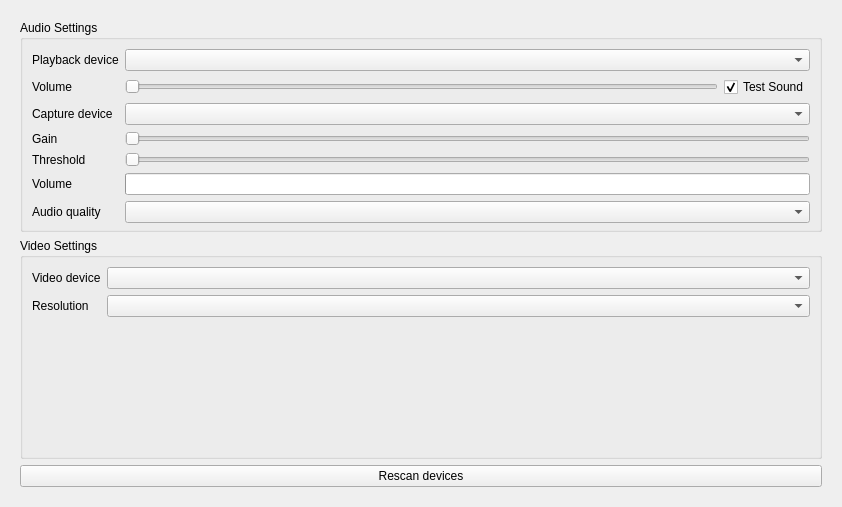
<?xml version="1.0" encoding="UTF-8"?>
<ui version="4.0">
 <class>AVForm</class>
 <widget class="QWidget" name="AVForm">
  <property name="geometry">
   <rect>
    <x>0</x>
    <y>0</y>
    <width>842</width>
    <height>507</height>
   </rect>
  </property>
  <property name="windowTitle">
   <string notr="true">Form</string>
  </property>
  <layout class="QVBoxLayout" name="verticalLayout_2">
   <item>
    <widget class="VerticalOnlyScroller" name="scrollArea">
     <property name="autoFillBackground">
      <bool>true</bool>
     </property>
     <property name="frameShape">
      <enum>QFrame::NoFrame</enum>
     </property>
     <property name="widgetResizable">
      <bool>true</bool>
     </property>
     <widget class="QWidget" name="scrollAreaWidgetContents">
      <property name="geometry">
       <rect>
        <x>0</x>
        <y>0</y>
        <width>830</width>
        <height>495</height>
       </rect>
      </property>
      <layout class="QVBoxLayout" name="verticalLayout_5">
       <item>
        <widget class="QGroupBox" name="audioGroup">
         <property name="title">
          <string>Audio Settings</string>
         </property>
         <layout class="QGridLayout" name="gridLayout_3">
          <property name="bottomMargin">
           <number>6</number>
          </property>
          <item row="2" column="0">
           <widget class="QLabel" name="inDevLabel">
            <property name="text">
             <string>Capture device</string>
            </property>
           </widget>
          </item>
          <item row="1" column="2">
           <widget class="QCheckBox" name="cbEnableTestSound">
            <property name="text">
             <string>Test Sound</string>
            </property>
            <property name="checked">
             <bool>true</bool>
            </property>
           </widget>
          </item>
          <item row="1" column="1">
           <widget class="QSlider" name="playbackSlider">
            <property name="toolTip">
             <string>Use slider to set the volume of your speakers.</string>
            </property>
            <property name="maximum">
             <number>100</number>
            </property>
            <property name="orientation">
             <enum>Qt::Horizontal</enum>
            </property>
           </widget>
          </item>
          <item row="2" column="1" colspan="2">
           <widget class="QComboBox" name="inDevCombobox"/>
          </item>
          <item row="0" column="1" colspan="2">
           <widget class="QComboBox" name="outDevCombobox"/>
          </item>
          <item row="1" column="0">
           <widget class="QLabel" name="playbackLabel">
            <property name="text">
             <string>Volume</string>
            </property>
           </widget>
          </item>
          <item row="3" column="0">
           <widget class="QLabel" name="microphoneLabel">
            <property name="text">
             <string>Gain</string>
            </property>
           </widget>
          </item>
          <item row="3" column="1" colspan="2">
           <widget class="QSlider" name="microphoneSlider">
            <property name="orientation">
             <enum>Qt::Horizontal</enum>
            </property>
           </widget>
          </item>
          <item row="4" column="0">
           <widget class="QLabel" name="audioThresholdLabel">
            <property name="text">
             <string>Threshold</string>
            </property>
           </widget>
          </item>
          <item row="4" column="1" colspan="2">
           <widget class="QSlider" name="audioThresholdSlider">
            <property name="orientation">
             <enum>Qt::Horizontal</enum>
            </property>
           </widget>
          </item>
          <item row="5" column="0">
           <widget class="QLabel" name="volumeDisplayLabel">
            <property name="text">
             <string>Volume</string>
            </property>
           </widget>
          </item>
          <item row="5" column="1" colspan="2">
           <widget class="QProgressBar" name="volumeDisplay">
            <property name="textVisible">
             <bool>false</bool>
            </property>
            <property name="orientation">
             <enum>Qt::Horizontal</enum>
            </property>
           </widget>
          </item>
          <item row="0" column="0">
           <widget class="QLabel" name="outDevLabel">
            <property name="text">
             <string>Playback device</string>
            </property>
           </widget>
          </item>
          <item row="6" column="0">
           <widget class="QLabel" name="audioQualityLabel">
            <property name="text">
             <string>Audio quality</string>
            </property>
           </widget>
          </item>
          <item row="6" column="1" colspan="2">
           <widget class="QComboBox" name="audioQualityComboBox">
            <property name="sizePolicy">
             <sizepolicy hsizetype="Expanding" vsizetype="Fixed">
              <horstretch>0</horstretch>
              <verstretch>0</verstretch>
             </sizepolicy>
            </property>
            <property name="toolTip">
             <string>Transmitted audio quality. Lower this setting if your bandwidth is not high enough or if you want to reduce bandwidth usage.</string>
            </property>
           </widget>
          </item>
         </layout>
        </widget>
       </item>
       <item>
        <widget class="QGroupBox" name="videoGroup">
         <property name="title">
          <string>Video Settings</string>
         </property>
         <layout class="QVBoxLayout" name="verticalLayout">
          <item>
           <layout class="QGridLayout" name="gridLayout_2">
            <item row="0" column="0">
             <widget class="QLabel" name="videoDevLabel">
              <property name="text">
               <string>Video device</string>
              </property>
             </widget>
            </item>
            <item row="1" column="0">
             <widget class="QLabel" name="resolutionLabel">
              <property name="toolTip">
               <string>Set resolution of your camera.
The higher values, the better video quality your friends may get.
Note though that with better video quality there is needed better internet connection.
Sometimes your connection may not be good enough to handle higher video quality,
which may lead to problems with video calls.</string>
              </property>
              <property name="text">
               <string>Resolution</string>
              </property>
             </widget>
            </item>
            <item row="1" column="1">
             <widget class="QComboBox" name="videoModesComboBox">
              <property name="sizePolicy">
               <sizepolicy hsizetype="Expanding" vsizetype="Fixed">
                <horstretch>0</horstretch>
                <verstretch>0</verstretch>
               </sizepolicy>
              </property>
              <property name="toolTip">
               <string>Set resolution of your camera.
The higher values, the better video quality your friends may get.
Note that with better video quality, you use more bandwidth.
Sometimes your connection may not be good enough to handle higher video quality,
which may lead to problems with video calls.</string>
              </property>
             </widget>
            </item>
            <item row="0" column="1">
             <widget class="QComboBox" name="videoDevCombobox"/>
            </item>
           </layout>
          </item>
          <item>
           <widget class="QFrame" name="CamFrame">
            <property name="sizePolicy">
             <sizepolicy hsizetype="MinimumExpanding" vsizetype="MinimumExpanding">
              <horstretch>1</horstretch>
              <verstretch>150</verstretch>
             </sizepolicy>
            </property>
            <property name="frameShape">
             <enum>QFrame::NoFrame</enum>
            </property>
            <property name="frameShadow">
             <enum>QFrame::Raised</enum>
            </property>
            <layout class="QGridLayout" name="gridLayout"/>
           </widget>
          </item>
         </layout>
        </widget>
       </item>
       <item>
        <widget class="QPushButton" name="rescanButton">
         <property name="text">
          <string>Rescan devices</string>
         </property>
        </widget>
       </item>
      </layout>
     </widget>
    </widget>
   </item>
  </layout>
 </widget>
 <customwidgets>
  <customwidget>
   <class>VerticalOnlyScroller</class>
   <extends>QScrollArea</extends>
   <header>src/widget/form/settings/verticalonlyscroller.h</header>
   <container>1</container>
  </customwidget>
 </customwidgets>
 <tabstops>
  <tabstop>scrollArea</tabstop>
  <tabstop>outDevCombobox</tabstop>
  <tabstop>playbackSlider</tabstop>
  <tabstop>cbEnableTestSound</tabstop>
  <tabstop>inDevCombobox</tabstop>
  <tabstop>microphoneSlider</tabstop>
  <tabstop>videoDevCombobox</tabstop>
  <tabstop>videoModesComboBox</tabstop>
  <tabstop>rescanButton</tabstop>
 </tabstops>
 <resources/>
 <connections/>
</ui>
